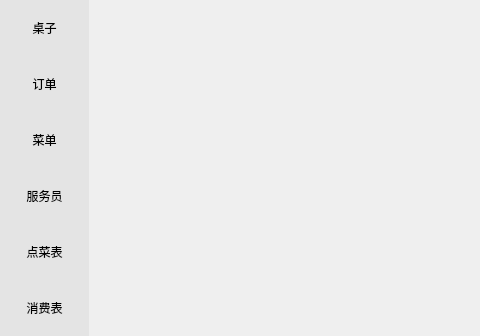
<?xml version="1.0" encoding="UTF-8"?>
<ui version="4.0">
 <class>adminmenu</class>
 <widget class="QWidget" name="adminmenu">
  <property name="geometry">
   <rect>
    <x>0</x>
    <y>0</y>
    <width>480</width>
    <height>336</height>
   </rect>
  </property>
  <property name="maximumSize">
   <size>
    <width>480</width>
    <height>336</height>
   </size>
  </property>
  <property name="windowTitle">
   <string>主页面</string>
  </property>
  <layout class="QGridLayout" name="gridLayout_2">
   <property name="leftMargin">
    <number>0</number>
   </property>
   <property name="topMargin">
    <number>0</number>
   </property>
   <property name="rightMargin">
    <number>0</number>
   </property>
   <property name="bottomMargin">
    <number>0</number>
   </property>
   <property name="spacing">
    <number>0</number>
   </property>
   <item row="0" column="0">
    <widget class="QWidget" name="sidebar" native="true">
     <property name="styleSheet">
      <string notr="true">QWidget{
	background-color: rgb(228, 228, 228);  /* 设置背景色为灰色 */
}</string>
     </property>
     <layout class="QGridLayout" name="gridLayout">
      <property name="leftMargin">
       <number>0</number>
      </property>
      <property name="topMargin">
       <number>0</number>
      </property>
      <property name="rightMargin">
       <number>0</number>
      </property>
      <property name="bottomMargin">
       <number>0</number>
      </property>
      <property name="spacing">
       <number>0</number>
      </property>
      <item row="1" column="0">
       <widget class="QToolButton" name="order">
        <property name="styleSheet">
         <string notr="true">/* 默认 */
QToolButton{   
	border-top: 3px outset transparent;           /* 上边框宽度3像素、突出显示、颜色为透明 */
	border-bottom: 3px outset transparent;
	border-right: 3px outset transparent;
	border-left: 3px outset transparent;
    min-width: 80px;                            /* 控件最小宽度 */
    min-height: 50px;
	background-color: rgb(228, 228, 228);
}

/* 鼠标悬停 */
QToolButton:hover{
	background-color: rgb(205, 205, 205);
}

/* 点击和按下 */
QToolButton:pressed,QToolButton:checked{
	border-left: 3px outset rgb(93, 95, 97);  /* 左边框宽度3像素、突出显示、颜色为深灰 */
	background-color: rgb(246, 246, 246);	
}

QPushButton:default {
    border-color: navy; /* make the default button prominent */
}</string>
        </property>
        <property name="text">
         <string>订单</string>
        </property>
        <property name="checkable">
         <bool>true</bool>
        </property>
        <property name="autoExclusive">
         <bool>true</bool>
        </property>
        <property name="toolButtonStyle">
         <enum>Qt::ToolButtonTextUnderIcon</enum>
        </property>
       </widget>
      </item>
      <item row="3" column="0">
       <widget class="QToolButton" name="manager">
        <property name="styleSheet">
         <string notr="true">/* 默认 */
QToolButton{   
	border-top: 3px outset transparent;           /* 上边框宽度3像素、突出显示、颜色为透明 */
	border-bottom: 3px outset transparent;
	border-right: 3px outset transparent;
	border-left: 3px outset transparent;
    min-width: 80px;                            /* 控件最小宽度 */
    min-height: 50px;
	background-color: rgb(228, 228, 228);
}

/* 鼠标悬停 */
QToolButton:hover{
	background-color: rgb(205, 205, 205);
}

/* 点击和按下 */
QToolButton:pressed,QToolButton:checked{
	border-left: 3px outset rgb(93, 95, 97);  /* 左边框宽度3像素、突出显示、颜色为深灰 */
	background-color: rgb(246, 246, 246);	
}

QPushButton:default {
    border-color: navy; /* make the default button prominent */
}</string>
        </property>
        <property name="text">
         <string>服务员</string>
        </property>
        <property name="checkable">
         <bool>true</bool>
        </property>
        <property name="autoExclusive">
         <bool>true</bool>
        </property>
        <property name="toolButtonStyle">
         <enum>Qt::ToolButtonTextUnderIcon</enum>
        </property>
       </widget>
      </item>
      <item row="2" column="0">
       <widget class="QToolButton" name="menu">
        <property name="styleSheet">
         <string notr="true">/* 默认 */
QToolButton{   
	border-top: 3px outset transparent;           /* 上边框宽度3像素、突出显示、颜色为透明 */
	border-bottom: 3px outset transparent;
	border-right: 3px outset transparent;
	border-left: 3px outset transparent;
    min-width: 80px;                            /* 控件最小宽度 */
    min-height: 50px;
	background-color: rgb(228, 228, 228);
}

/* 鼠标悬停 */
QToolButton:hover{
	background-color: rgb(205, 205, 205);
}

/* 点击和按下 */
QToolButton:pressed,QToolButton:checked{
	border-left: 3px outset rgb(93, 95, 97);  /* 左边框宽度3像素、突出显示、颜色为深灰 */
	background-color: rgb(246, 246, 246);	
}

QPushButton:default {
    border-color: navy; /* make the default button prominent */
}</string>
        </property>
        <property name="text">
         <string>菜单</string>
        </property>
        <property name="checkable">
         <bool>true</bool>
        </property>
        <property name="autoExclusive">
         <bool>true</bool>
        </property>
        <property name="toolButtonStyle">
         <enum>Qt::ToolButtonTextUnderIcon</enum>
        </property>
       </widget>
      </item>
      <item row="0" column="0">
       <widget class="QToolButton" name="table">
        <property name="styleSheet">
         <string notr="true">/* 默认 */
QToolButton{   
	border-top: 3px outset transparent;           /* 上边框宽度3像素、突出显示、颜色为透明 */
	border-bottom: 3px outset transparent;
	border-right: 3px outset transparent;
	border-left: 3px outset transparent;
    min-width: 80px;                            /* 控件最小宽度 */
    min-height: 50px;
	background-color: rgb(228, 228, 228);
}

/* 鼠标悬停 */
QToolButton:hover{
	background-color: rgb(205, 205, 205);
}

/* 点击和按下 */
QToolButton:pressed,QToolButton:checked{
	border-left: 3px outset rgb(93, 95, 97);  /* 左边框宽度3像素、突出显示、颜色为深灰 */
	background-color: rgb(246, 246, 246);	
}

QPushButton:default {
    border-color: navy; /* make the default button prominent */
}</string>
        </property>
        <property name="text">
         <string>桌子</string>
        </property>
        <property name="checkable">
         <bool>true</bool>
        </property>
        <property name="autoExclusive">
         <bool>true</bool>
        </property>
        <property name="toolButtonStyle">
         <enum>Qt::ToolButtonTextUnderIcon</enum>
        </property>
       </widget>
      </item>
      <item row="7" column="0">
       <spacer name="verticalSpacer">
        <property name="orientation">
         <enum>Qt::Vertical</enum>
        </property>
        <property name="sizeHint" stdset="0">
         <size>
          <width>20</width>
          <height>40</height>
         </size>
        </property>
       </spacer>
      </item>
      <item row="5" column="0">
       <widget class="QToolButton" name="clientlist">
        <property name="styleSheet">
         <string notr="true">/* 默认 */
QToolButton{   
	border-top: 3px outset transparent;           /* 上边框宽度3像素、突出显示、颜色为透明 */
	border-bottom: 3px outset transparent;
	border-right: 3px outset transparent;
	border-left: 3px outset transparent;
    min-width: 80px;                            /* 控件最小宽度 */
    min-height: 50px;
	background-color: rgb(228, 228, 228);
}

/* 鼠标悬停 */
QToolButton:hover{
	background-color: rgb(205, 205, 205);
}

/* 点击和按下 */
QToolButton:pressed,QToolButton:checked{
	border-left: 3px outset rgb(93, 95, 97);  /* 左边框宽度3像素、突出显示、颜色为深灰 */
	background-color: rgb(246, 246, 246);	
}

QPushButton:default {
    border-color: navy; /* make the default button prominent */
}</string>
        </property>
        <property name="text">
         <string>点菜表</string>
        </property>
        <property name="checkable">
         <bool>true</bool>
        </property>
        <property name="autoExclusive">
         <bool>true</bool>
        </property>
        <property name="toolButtonStyle">
         <enum>Qt::ToolButtonTextUnderIcon</enum>
        </property>
       </widget>
      </item>
      <item row="6" column="0">
       <widget class="QToolButton" name="consume">
        <property name="styleSheet">
         <string notr="true">/* 默认 */
QToolButton{   
	border-top: 3px outset transparent;           /* 上边框宽度3像素、突出显示、颜色为透明 */
	border-bottom: 3px outset transparent;
	border-right: 3px outset transparent;
	border-left: 3px outset transparent;
    min-width: 80px;                            /* 控件最小宽度 */
    min-height: 50px;
	background-color: rgb(228, 228, 228);
}

/* 鼠标悬停 */
QToolButton:hover{
	background-color: rgb(205, 205, 205);
}

/* 点击和按下 */
QToolButton:pressed,QToolButton:checked{
	border-left: 3px outset rgb(93, 95, 97);  /* 左边框宽度3像素、突出显示、颜色为深灰 */
	background-color: rgb(246, 246, 246);	
}

QPushButton:default {
    border-color: navy; /* make the default button prominent */
}</string>
        </property>
        <property name="text">
         <string>消费表</string>
        </property>
        <property name="checkable">
         <bool>true</bool>
        </property>
        <property name="autoExclusive">
         <bool>true</bool>
        </property>
        <property name="toolButtonStyle">
         <enum>Qt::ToolButtonTextUnderIcon</enum>
        </property>
       </widget>
      </item>
     </layout>
    </widget>
   </item>
   <item row="0" column="1">
    <widget class="QStackedWidget" name="stackedWidget">
     <property name="enabled">
      <bool>true</bool>
     </property>
     <property name="currentIndex">
      <number>-1</number>
     </property>
    </widget>
   </item>
  </layout>
 </widget>
 <resources/>
 <connections/>
</ui>
